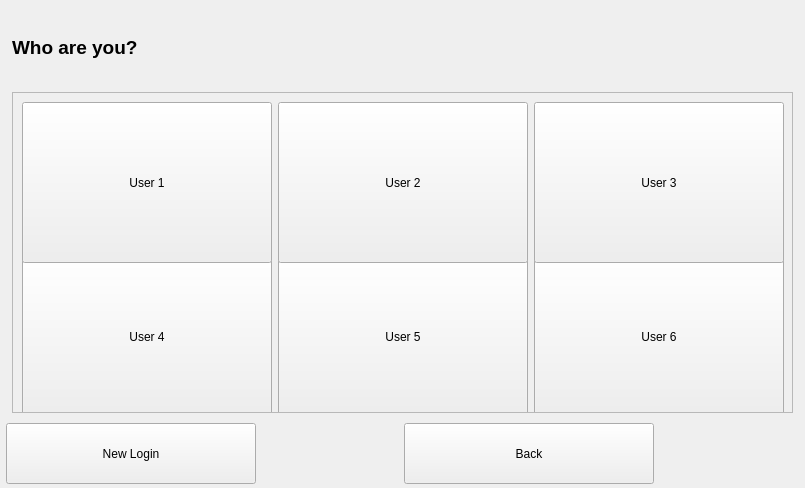
<?xml version="1.0" encoding="UTF-8"?>
<ui version="4.0">
 <class>loginMenu</class>
 <widget class="QWidget" name="loginMenu">
  <property name="geometry">
   <rect>
    <x>0</x>
    <y>0</y>
    <width>805</width>
    <height>488</height>
   </rect>
  </property>
  <property name="windowTitle">
   <string>Form</string>
  </property>
  <widget class="QLabel" name="lbl_title">
   <property name="geometry">
    <rect>
     <x>12</x>
     <y>12</y>
     <width>381</width>
     <height>70</height>
    </rect>
   </property>
   <property name="minimumSize">
    <size>
     <width>381</width>
     <height>70</height>
    </size>
   </property>
   <property name="font">
    <font>
     <family>Helvetica Neue</family>
     <pointsize>14</pointsize>
     <weight>75</weight>
     <bold>true</bold>
    </font>
   </property>
   <property name="text">
    <string>Who are you?</string>
   </property>
  </widget>
  <widget class="QScrollArea" name="scrollArea">
   <property name="geometry">
    <rect>
     <x>12</x>
     <y>92</y>
     <width>781</width>
     <height>321</height>
    </rect>
   </property>
   <property name="minimumSize">
    <size>
     <width>781</width>
     <height>321</height>
    </size>
   </property>
   <property name="widgetResizable">
    <bool>true</bool>
   </property>
   <widget class="QWidget" name="scrollAreaWidgetContents">
    <property name="geometry">
     <rect>
      <x>0</x>
      <y>0</y>
      <width>779</width>
      <height>319</height>
     </rect>
    </property>
    <property name="minimumSize">
     <size>
      <width>779</width>
      <height>319</height>
     </size>
    </property>
    <layout class="QGridLayout" name="gridLayout_3">
     <item row="1" column="1">
      <widget class="QPushButton" name="btn_user5">
       <property name="minimumSize">
        <size>
         <width>250</width>
         <height>161</height>
        </size>
       </property>
       <property name="text">
        <string>User 5</string>
       </property>
      </widget>
     </item>
     <item row="1" column="2">
      <widget class="QPushButton" name="btn_user6">
       <property name="minimumSize">
        <size>
         <width>250</width>
         <height>161</height>
        </size>
       </property>
       <property name="text">
        <string>User 6</string>
       </property>
      </widget>
     </item>
     <item row="1" column="0">
      <widget class="QPushButton" name="btn_user4">
       <property name="minimumSize">
        <size>
         <width>250</width>
         <height>161</height>
        </size>
       </property>
       <property name="text">
        <string>User 4</string>
       </property>
      </widget>
     </item>
     <item row="0" column="2">
      <widget class="QPushButton" name="btn_user3">
       <property name="minimumSize">
        <size>
         <width>250</width>
         <height>161</height>
        </size>
       </property>
       <property name="text">
        <string>User 3</string>
       </property>
      </widget>
     </item>
     <item row="0" column="1">
      <widget class="QPushButton" name="btn_user2">
       <property name="minimumSize">
        <size>
         <width>250</width>
         <height>161</height>
        </size>
       </property>
       <property name="text">
        <string>User 2</string>
       </property>
      </widget>
     </item>
     <item row="0" column="0">
      <widget class="QPushButton" name="btn_user1">
       <property name="minimumSize">
        <size>
         <width>250</width>
         <height>161</height>
        </size>
       </property>
       <property name="text">
        <string>User 1</string>
       </property>
      </widget>
     </item>
    </layout>
   </widget>
  </widget>
  <widget class="QPushButton" name="btn_newLogin">
   <property name="geometry">
    <rect>
     <x>6</x>
     <y>423</y>
     <width>250</width>
     <height>61</height>
    </rect>
   </property>
   <property name="minimumSize">
    <size>
     <width>250</width>
     <height>61</height>
    </size>
   </property>
   <property name="text">
    <string>New Login</string>
   </property>
  </widget>
  <widget class="QPushButton" name="btn_back">
   <property name="geometry">
    <rect>
     <x>404</x>
     <y>423</y>
     <width>250</width>
     <height>61</height>
    </rect>
   </property>
   <property name="minimumSize">
    <size>
     <width>250</width>
     <height>61</height>
    </size>
   </property>
   <property name="text">
    <string>Back</string>
   </property>
  </widget>
 </widget>
 <resources/>
 <connections/>
</ui>
